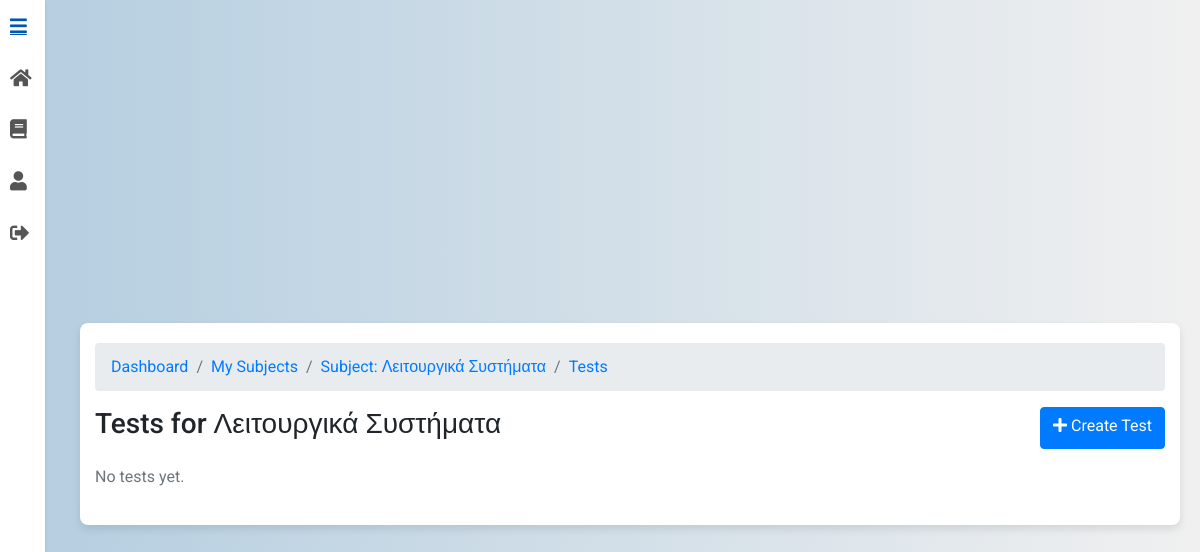
Before: /tests/1/ (signed in) with the older database file.
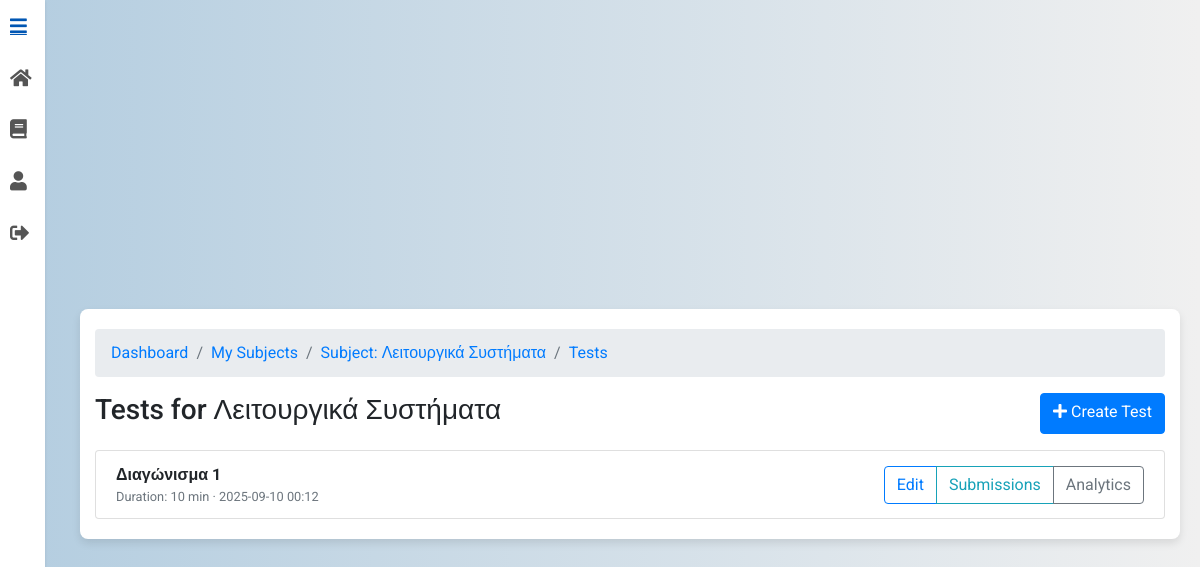
After: the same page with the newer database file.
### tests/models.py (models this page shows, shortened)
class Test(models.Model):
    subject = models.ForeignKey(Subject, on_delete=models.CASCADE, related_name="tests")
    professor = models.ForeignKey(settings.AUTH_USER_MODEL, on_delete=models.CASCADE, related_name="tests")
    name = models.CharField(max_length=255)
    duration_minutes = models.PositiveIntegerField(default=30)
    created_at = models.DateTimeField(auto_now_add=True)
    class Meta:
        unique_together = (("subject", "professor", "name"),)
        ordering = ["-created_at"]

### tests/views.py (the view, shortened to what this page needs)
# urls.py: path("<int:subject_id>/", views.my_tests, name="my_tests"),
@login_required
def my_tests(request, subject_id: int):
    subject = get_object_or_404(Subject, pk=subject_id)
    can_manage = _is_owner_prof(request.user, subject)
    if can_manage:
        tests = (
            Test.objects.filter(subject=subject, professor=request.user)
            .prefetch_related("questions")
            .order_by("-created_at")
        )
    user_attempts = {
        a.test_id: a
        for a in TestAttempt.objects.filter(test__in=tests, student=request.user)
    }
    for t in tests:
        att = user_attempts.get(t.id)
        if att:
            t.can_take = False
            t.score_pct = round((att.score * 100.0) / att.max_score, 2) if att.max_score else 0.0
            t.user_attempt_id = att.id
        else:
            t.can_take = True
            t.score_pct = None
            t.user_attempt_id = None
    breadcrumbs = [
        ("Dashboard", reverse_lazy("users:dashboard")),
        ("My Subjects", reverse_lazy("subjects:my_subjects")),
        (f"Subject: {subject.name}", reverse_lazy("subjects:subject_detail", args=[subject.id])),
        ("Tests", ""),
    ]
    return render(
        request,
        "my_tests.html",
        {
            "subject": subject,
            "tests": tests,
            "can_manage": can_manage,
            "breadcrumbs": breadcrumbs,
        },
    )

### tests/views.py (called while the page is built)
def _is_owner_prof(user, subject: Subject) -> bool:
    return getattr(user, "role", None) == "professor" and subject.professor_id == user.id

### tests/templates/my_tests.html (shortened to what this page needs)
{% extends 'base.html' %}
{% load static %}
{% load view_breadcrumbs %}
{% block content %}
<div class="container mt-5">
  <nav aria-label="breadcrumb">
    <ol class="breadcrumb">
      {% for name, url in breadcrumbs %}
        <li class="breadcrumb-item"><a href="{{ url }}">{{ name }}</a></li>
      {% endfor %}
    </ol>
  </nav>
  <div class="d-flex justify-content-between mb-3">
    <h3>Tests for {{ subject.name }}</h3>
    {% if can_manage %}
      <a href="{% url 'tests:create_test' subject.id %}" class="btn btn-primary">
        <i class="fas fa-plus"></i> Create Test
      </a>
    {% endif %}
  </div>
  {% if tests %}
  <div class="list-group">
    {% for t in tests %}
      <div class="list-group-item d-flex justify-content-between align-items-center">
        <div>
          <strong>{{ t.name }}</strong>
          <div class="small text-muted">
            Duration: {{ t.duration_minutes }} min · {{ t.created_at|date:"Y-m-d H:i" }}
          </div>
        </div>
        <div class="btn-group">
          {% if can_manage %}
            <a class="btn btn-outline-primary" href="{% url 'tests:edit_test' subject.id t.id %}">Edit</a>
            <a class="btn btn-outline-info" href="{% url 'tests:test_submissions' subject.id t.id %}">Submissions</a>
            <a class="btn btn-outline-secondary" href="{% url 'tests:test_analytics' subject.id t.id %}">Analytics</a>
          {% endif %}
        </div>
      </div>
    {% endfor %}
  </div>
{% else %}
  <p class="text-muted">No tests yet.</p>
{% endif %}
</div>
{% endblock %}

Changed rows visible on the page:
added Test: name "Διαγώνισμα 1", duration_minutes "10", created_at "2025-09-10 00:12"
Other visible differences:
text no longer shown: "No tests yet."
